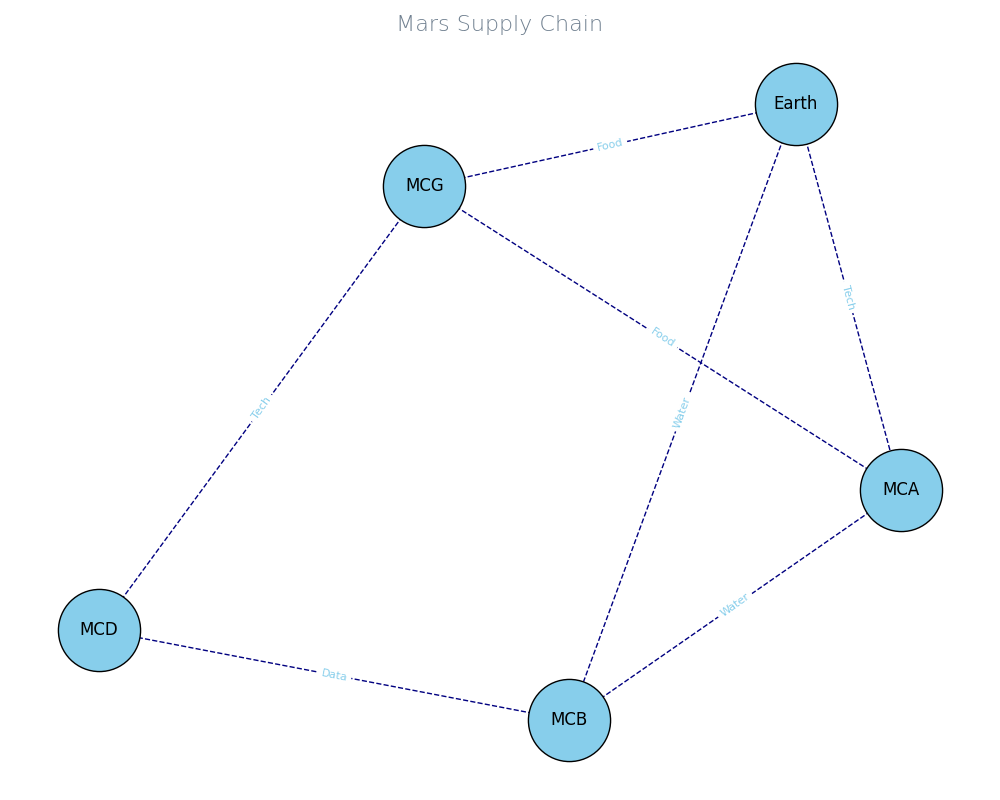

Reproduce this figure in Python.
import matplotlib.pyplot as plt
import networkx as nx

# Change graph type from directed (DiGraph) to undirected (Graph)
G = nx.Graph()

nodes = ["Earth", "MCA", "MCB", "MCG", "MCD"]
G.add_nodes_from(nodes)

# Maintain original connections but change them to undirected edges
edges = [
    ("Earth", "MCA", "Tech"),
    ("Earth", "MCB", "Water"),
    ("Earth", "MCG", "Food"),
    ("MCA", "MCB", "Water"),
    ("MCB", "MCD", "Data"),
    ("MCD", "MCG", "Tech"),
    ("MCG", "MCA", "Food")
]

for source, target, resource in edges:
    G.add_edge(source, target, resource=resource)

pos = nx.spring_layout(G, seed=42)

plt.figure(figsize=(10, 8))

# Node and label appearance settings remain unchanged
nx.draw_networkx_nodes(G, pos, node_size=3500, node_color='skyblue', edgecolors='black')
nx.draw_networkx_labels(G, pos, font_size=12)

# Draw undirected edges: remove arrowstyle and other directed-related attributes
nx.draw_networkx_edges(G, pos, edgelist=G.edges(), edge_color='navy', style='--')

edge_labels = nx.get_edge_attributes(G, 'resource')
nx.draw_networkx_edge_labels(G, pos, edge_labels=edge_labels, font_size=8, font_color='skyblue')

plt.title("Mars Supply Chain", fontsize=16, fontweight='light', color='slategray')
plt.grid(True)
plt.gca().set_frame_on(True)

# Remove axis
plt.axis('off')
plt.tight_layout()
plt.show()
